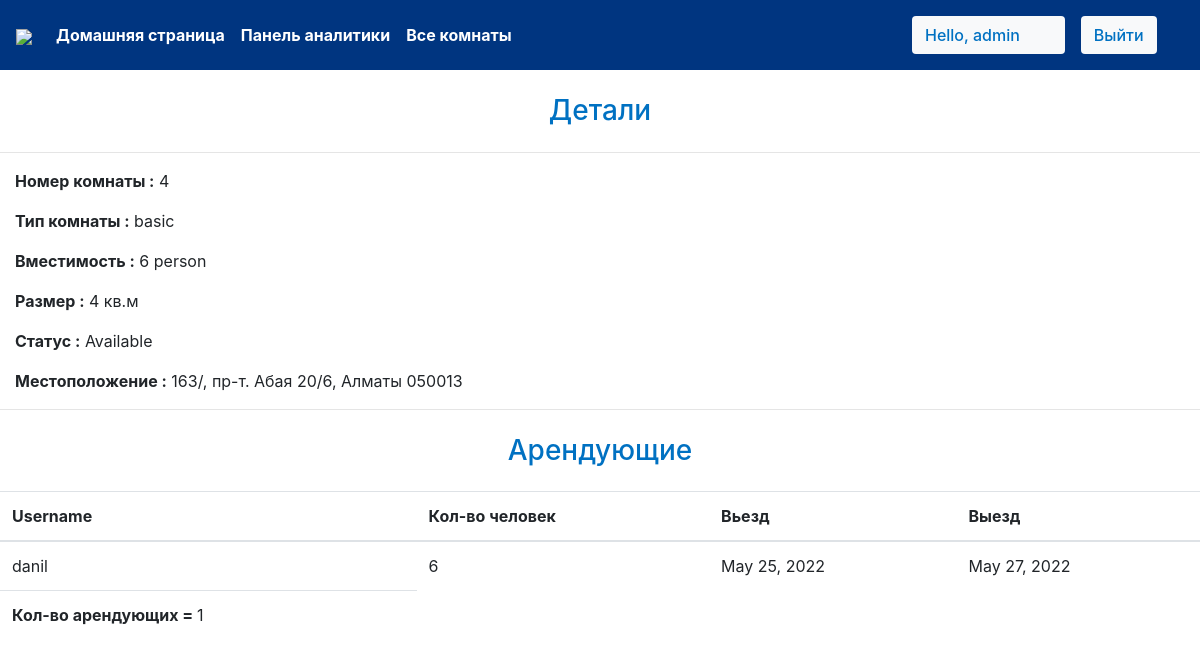
The app's page /staff/panel/view-room?roomid=1 (signed in) with its own data.
### agpk/models.py (models this page shows, shortened)
class Rooms(models.Model):
    ROOM_STATUS = (
    ("1", "available"),
    ("2", "not available"),
    )
    ROOM_TYPE = (
    ("1", "premium"),
    ("2", "deluxe"),
    ("3","basic"),
    )
    room_type = models.CharField(max_length=50,choices = ROOM_TYPE, verbose_name='Тип комнаты')
    capacity = models.IntegerField(verbose_name='Вместимость')
    price = models.IntegerField(verbose_name='Цена')
    size = models.IntegerField(verbose_name='Размер')
    hotel = models.ForeignKey(Hotels, on_delete = models.CASCADE, verbose_name='Общежитие')
    status = models.CharField(choices =ROOM_STATUS,max_length = 15, verbose_name='Статус')
    roomnumber = models.IntegerField(verbose_name='Номер комнаты')

class Hotels(models.Model):
    name = models.CharField(max_length=30,default="AGPK", verbose_name='Название')
    owner = models.CharField(max_length=20, verbose_name='Владелец')
    location = models.CharField(max_length=50, verbose_name='Метоположение')

class Reservation(models.Model):
    check_in = models.DateField(auto_now =False, verbose_name='Вьезд')
    check_out = models.DateField(verbose_name='Выезд')
    room = models.ForeignKey(Rooms, on_delete = models.CASCADE, verbose_name='Комната')
    guest = models.ForeignKey(User, on_delete= models.CASCADE, verbose_name='Жилец')
    booking_id = models.CharField(max_length=100,default="null")

### agpk/views.py (the view)
# urls.py: path('staff/panel/view-room', views.view_room),
@login_required(login_url='/staff')
def view_room(request):
    room_id = request.GET['roomid']
    room = Rooms.objects.all().get(id=room_id)
    reservation = Reservation.objects.all().filter(room=room)
    return HttpResponse(render(request,'staff/viewroom.html',{'room':room,'reservations':reservation}))

### templates/staff/viewroom.html
 {% extends 'basic.html' %} {% block title %}View Room {% endblock title %} {% block body %}
<h3  style = "color:#0071c2; font-weight: 500!important; text-align: center; margin: 2%;" > Детали</h3>
<hr>
<div class="container mx-0 ">
    <p><b>Номер комнаты :</b> {{room.roomnumber}}</p>
    <p><b>Тип комнаты :</b> {{room.get_room_type_display}}</p>
    <p><b>Вместимость :</b> {{room.capacity}} person</p>
    <p><b>Размер :</b> {{room.size}} кв.м</p>
    <p><b>Статус :</b> {{room.get_status_display| capfirst}} </p>
    <p><b>Местоположение :</b> {{room.hotel.location| capfirst}} </p>
</div>
<hr> {% if reservations %}
<h3  style = "color:#0071c2; font-weight: 500!important; text-align: center; margin: 2%;" >Арендующие</h3>
<table class="table">
    <thead>
        <th>Username</th>
        <th>Кол-во человек</th>
        <th>Вьезд</th>
        <th>Выезд</th>
    </thead>
    {% for each_detail in reservations %}
    <tr>
        <td>{{each_detail.guest.username}}</td>
        <td>{{each_detail.room.capacity}}</td>
        <td>{{each_detail.check_in}}</td>
        <td>{{each_detail.check_out}}</td>
    </tr>
    {% endfor %}
    <tr>
        <td><b>Кол-во арендующих = </b>{{reservations | length}}</td>
    </tr>
</table>
{% else %}
<p>No details found</p>
{% endif %} {% endblock body %}

### templates/basic.html (shortened to what this page needs)
{% load static %}
<!DOCTYPE html>
<!DOCTYPE html>
<html lang="en">
<head>
    <link rel="stylesheet" href="https://use.fontawesome.com/releases/v5.7.0/css/all.css">
    <link rel="stylesheet" href="{% static 'bootstrap\bootstrap.css' %}">
    <link rel="stylesheet" href="https://maxcdn.bootstrapcdn.com/bootstrap/4.5.0/css/bootstrap.min.css" >
</head>
<body style="dbackground-image: url('https://source.unsplash.com/random');height: 100%;">
    <div class="container-fluid px-0">
        <nav class="navbar navbar-expand-lg navbar-dark bg-custom font-weight-bold "  >
            <a class="navbar-brand text-bold bg-black " href="/"><img src="https://brief.agpk.kz/enrollee/assets/img/agpk.png" style="width: 23%" ></a>
            <div class="collapse navbar-collapse " id="navbarSupportedContent">
                <ul class="navbar-nav mr-auto ">
                    <li class="nav-item active">
                        <a class="nav-link text-bold custom-text"  style = "color:#ffffff" href="/home"> Домашняя страница</a>
                    </li>
                    {% if user.is_staff %}
                    <li class="nav-item active">
                        <a class="nav-link text-bold"  style = "color:#ffffff" href="/staff/panel">Панель аналитики
                        </a>
                    </li>
                    {% elif user.is_staff == False and user.is_authenticated %}
                    <li class="nav-item active">
                            <a class="nav-link text-bold" href="/user/bookings"  style = "color:#ffffff" >Мои комнаты </a>
                        </li>
                    {% endif %}
                    {% if user.is_staff %}
                    <li class="nav-item active">
                            <a class="nav-link text-bold"  style = "color:#ffffff" href="/staff/allbookings">Все комнаты </a>
                        </li>
                    {% endif %}
                </ul>
                {% if user.is_authenticated %}
                      <button class="btn btn-group bg-light" data-toggle="modal" data-target="#forlogin" style = "color:#0071c2; font-weight: 500!important" >
                       Hello, {{request.user}}
                       <a href="/logout" class="nav-link ">
                    <button class="btn btn-group  bg-light " data-toggle="modal" data-target="#forlogin" style = "color:#0071c2; font-weight: 500!important" >
                        Выйти
                    </button></a>&nbsp; &nbsp;
                    </button>
                {% endif %}
            </div>
        </nav>
    </div>
    {% block body %}
    {% endblock body %}
</body>
</html>

### templates/basic.html (style rules this page uses)
.bg-custom { background-color: #003580; }
.custom-text { color: #0c5460; }
a { text-decoration: none; }

### records on screen
Rooms: roomnumber "4", room_type "basic", capacity "6", size "4", status "Available", hotel.location "163/, пр-т. Абая 20/6, Алматы 050013"
Reservation: guest.username "danil", room.capacity "6", check_in "May 25, 2022", check_out "May 27, 2022"

### other values on screen
{{ request.user }} "admin"
{{ reservations | length }} "1"
